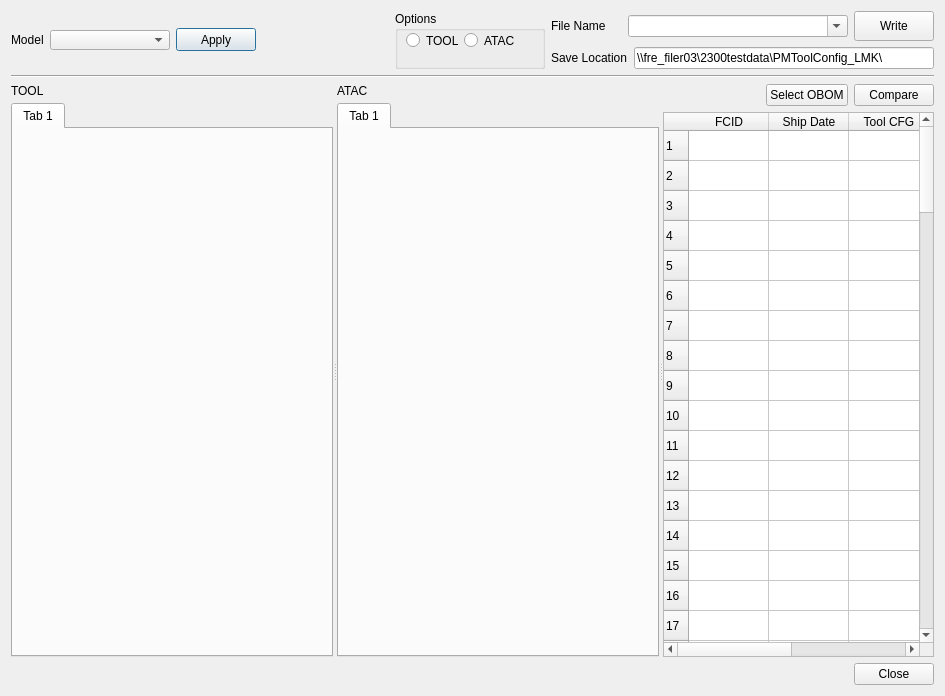
<?xml version="1.0" encoding="UTF-8"?>
<ui version="4.0">
 <class>Dialog</class>
 <widget class="QDialog" name="Dialog">
  <property name="geometry">
   <rect>
    <x>0</x>
    <y>0</y>
    <width>945</width>
    <height>696</height>
   </rect>
  </property>
  <property name="windowTitle">
   <string>Dialog</string>
  </property>
  <layout class="QVBoxLayout" name="verticalLayout_3">
   <item>
    <layout class="QHBoxLayout" name="horizontalLayout_8">
     <item>
      <layout class="QHBoxLayout" name="horizontalLayout_5">
       <item>
        <widget class="QLabel" name="label">
         <property name="maximumSize">
          <size>
           <width>41</width>
           <height>23</height>
          </size>
         </property>
         <property name="text">
          <string>Model</string>
         </property>
        </widget>
       </item>
       <item>
        <widget class="QComboBox" name="cbx_model">
         <property name="minimumSize">
          <size>
           <width>120</width>
           <height>0</height>
          </size>
         </property>
         <property name="maximumSize">
          <size>
           <width>175</width>
           <height>20</height>
          </size>
         </property>
        </widget>
       </item>
       <item>
        <widget class="QPushButton" name="btn_apply">
         <property name="maximumSize">
          <size>
           <width>91</width>
           <height>23</height>
          </size>
         </property>
         <property name="text">
          <string>Apply</string>
         </property>
        </widget>
       </item>
       <item>
        <spacer name="horizontalSpacer_3">
         <property name="orientation">
          <enum>Qt::Horizontal</enum>
         </property>
         <property name="sizeHint" stdset="0">
          <size>
           <width>40</width>
           <height>20</height>
          </size>
         </property>
        </spacer>
       </item>
      </layout>
     </item>
     <item>
      <layout class="QHBoxLayout" name="horizontalLayout_6">
       <item>
        <widget class="QGroupBox" name="groupBox">
         <property name="minimumSize">
          <size>
           <width>150</width>
           <height>41</height>
          </size>
         </property>
         <property name="maximumSize">
          <size>
           <width>16777215</width>
           <height>100</height>
          </size>
         </property>
         <property name="title">
          <string>Options</string>
         </property>
         <widget class="QWidget" name="layoutWidget">
          <property name="geometry">
           <rect>
            <x>11</x>
            <y>20</y>
            <width>108</width>
            <height>19</height>
           </rect>
          </property>
          <layout class="QHBoxLayout" name="horizontalLayout_7">
           <item>
            <widget class="QRadioButton" name="radioButton_tool">
             <property name="text">
              <string>TOOL</string>
             </property>
            </widget>
           </item>
           <item>
            <widget class="QRadioButton" name="radioButton_atac">
             <property name="minimumSize">
              <size>
               <width>50</width>
               <height>0</height>
              </size>
             </property>
             <property name="maximumSize">
              <size>
               <width>100</width>
               <height>16777215</height>
              </size>
             </property>
             <property name="text">
              <string>ATAC</string>
             </property>
            </widget>
           </item>
          </layout>
         </widget>
        </widget>
       </item>
       <item>
        <layout class="QVBoxLayout" name="verticalLayout_2">
         <item>
          <layout class="QHBoxLayout" name="horizontalLayout_3">
           <item>
            <widget class="QLabel" name="label_2">
             <property name="minimumSize">
              <size>
               <width>71</width>
               <height>20</height>
              </size>
             </property>
             <property name="maximumSize">
              <size>
               <width>71</width>
               <height>16777215</height>
              </size>
             </property>
             <property name="text">
              <string>File Name</string>
             </property>
            </widget>
           </item>
           <item>
            <widget class="QComboBox" name="cbx_file">
             <property name="editable">
              <bool>true</bool>
             </property>
            </widget>
           </item>
           <item>
            <widget class="QPushButton" name="btn_write">
             <property name="sizePolicy">
              <sizepolicy hsizetype="Minimum" vsizetype="Preferred">
               <horstretch>0</horstretch>
               <verstretch>0</verstretch>
              </sizepolicy>
             </property>
             <property name="maximumSize">
              <size>
               <width>80</width>
               <height>30</height>
              </size>
             </property>
             <property name="text">
              <string>Write</string>
             </property>
            </widget>
           </item>
          </layout>
         </item>
         <item>
          <layout class="QHBoxLayout" name="horizontalLayout_2">
           <item>
            <widget class="QLabel" name="label_3">
             <property name="minimumSize">
              <size>
               <width>71</width>
               <height>0</height>
              </size>
             </property>
             <property name="text">
              <string>Save Location</string>
             </property>
            </widget>
           </item>
           <item>
            <widget class="QLineEdit" name="edit_dir">
             <property name="minimumSize">
              <size>
               <width>300</width>
               <height>0</height>
              </size>
             </property>
             <property name="text">
              <string>\\fre_filer03\2300testdata\PMToolConfig_LMK\</string>
             </property>
            </widget>
           </item>
          </layout>
         </item>
        </layout>
       </item>
      </layout>
     </item>
    </layout>
   </item>
   <item>
    <widget class="Line" name="line">
     <property name="orientation">
      <enum>Qt::Horizontal</enum>
     </property>
    </widget>
   </item>
   <item>
    <widget class="QSplitter" name="splitter">
     <property name="orientation">
      <enum>Qt::Horizontal</enum>
     </property>
     <widget class="QWidget" name="layoutWidget">
      <layout class="QVBoxLayout" name="verticalLayout_4">
       <item>
        <widget class="QLabel" name="label_5">
         <property name="maximumSize">
          <size>
           <width>321</width>
           <height>13</height>
          </size>
         </property>
         <property name="text">
          <string>TOOL</string>
         </property>
        </widget>
       </item>
       <item>
        <widget class="QTabWidget" name="tabWidget_tool">
         <property name="sizePolicy">
          <sizepolicy hsizetype="Preferred" vsizetype="Preferred">
           <horstretch>0</horstretch>
           <verstretch>0</verstretch>
          </sizepolicy>
         </property>
         <property name="minimumSize">
          <size>
           <width>300</width>
           <height>300</height>
          </size>
         </property>
         <property name="maximumSize">
          <size>
           <width>16777215</width>
           <height>16777215</height>
          </size>
         </property>
         <property name="currentIndex">
          <number>0</number>
         </property>
         <widget class="QWidget" name="tab_1">
          <property name="minimumSize">
           <size>
            <width>300</width>
            <height>0</height>
           </size>
          </property>
          <property name="autoFillBackground">
           <bool>false</bool>
          </property>
          <attribute name="title">
           <string>Tab 1</string>
          </attribute>
         </widget>
        </widget>
       </item>
      </layout>
     </widget>
     <widget class="QWidget" name="layoutWidget">
      <layout class="QVBoxLayout" name="verticalLayout_5">
       <item>
        <widget class="QLabel" name="label_6">
         <property name="maximumSize">
          <size>
           <width>321</width>
           <height>13</height>
          </size>
         </property>
         <property name="text">
          <string>ATAC</string>
         </property>
        </widget>
       </item>
       <item>
        <widget class="QTabWidget" name="tabWidget_atac">
         <property name="sizePolicy">
          <sizepolicy hsizetype="Preferred" vsizetype="Preferred">
           <horstretch>0</horstretch>
           <verstretch>0</verstretch>
          </sizepolicy>
         </property>
         <property name="minimumSize">
          <size>
           <width>300</width>
           <height>300</height>
          </size>
         </property>
         <property name="maximumSize">
          <size>
           <width>16777215</width>
           <height>16777215</height>
          </size>
         </property>
         <property name="currentIndex">
          <number>0</number>
         </property>
         <widget class="QWidget" name="tab_2">
          <property name="minimumSize">
           <size>
            <width>300</width>
            <height>0</height>
           </size>
          </property>
          <property name="autoFillBackground">
           <bool>false</bool>
          </property>
          <attribute name="title">
           <string>Tab 1</string>
          </attribute>
         </widget>
        </widget>
       </item>
      </layout>
     </widget>
     <widget class="QWidget" name="layoutWidget">
      <layout class="QVBoxLayout" name="verticalLayout">
       <item>
        <layout class="QHBoxLayout" name="horizontalLayout">
         <item>
          <spacer name="horizontalSpacer">
           <property name="orientation">
            <enum>Qt::Horizontal</enum>
           </property>
           <property name="sizeHint" stdset="0">
            <size>
             <width>40</width>
             <height>20</height>
            </size>
           </property>
          </spacer>
         </item>
         <item>
          <widget class="QPushButton" name="btn_obom">
           <property name="maximumSize">
            <size>
             <width>91</width>
             <height>23</height>
            </size>
           </property>
           <property name="text">
            <string>Select OBOM</string>
           </property>
          </widget>
         </item>
         <item>
          <widget class="QPushButton" name="btn_compare">
           <property name="maximumSize">
            <size>
             <width>91</width>
             <height>23</height>
            </size>
           </property>
           <property name="text">
            <string>Compare</string>
           </property>
          </widget>
         </item>
        </layout>
       </item>
       <item>
        <widget class="QTableWidget" name="table_mps">
         <property name="rowCount">
          <number>100</number>
         </property>
         <attribute name="horizontalHeaderDefaultSectionSize">
          <number>80</number>
         </attribute>
         <row/>
         <row/>
         <row/>
         <row/>
         <row/>
         <row/>
         <row/>
         <row/>
         <row/>
         <row/>
         <row/>
         <row/>
         <row/>
         <row/>
         <row/>
         <row/>
         <row/>
         <row/>
         <row/>
         <row/>
         <row/>
         <row/>
         <row/>
         <row/>
         <row/>
         <row/>
         <row/>
         <row/>
         <row/>
         <row/>
         <row/>
         <row/>
         <row/>
         <row/>
         <row/>
         <row/>
         <row/>
         <row/>
         <row/>
         <row/>
         <row/>
         <row/>
         <row/>
         <row/>
         <row/>
         <row/>
         <row/>
         <row/>
         <row/>
         <row/>
         <row/>
         <row/>
         <row/>
         <row/>
         <row/>
         <row/>
         <row/>
         <row/>
         <row/>
         <row/>
         <row/>
         <row/>
         <row/>
         <row/>
         <row/>
         <row/>
         <row/>
         <row/>
         <row/>
         <row/>
         <row/>
         <row/>
         <row/>
         <row/>
         <row/>
         <row/>
         <row/>
         <row/>
         <row/>
         <row/>
         <row/>
         <row/>
         <row/>
         <row/>
         <row/>
         <row/>
         <row/>
         <row/>
         <row/>
         <row/>
         <row/>
         <row/>
         <row/>
         <row/>
         <row/>
         <row/>
         <row/>
         <row/>
         <row/>
         <row/>
         <column>
          <property name="text">
           <string>FCID</string>
          </property>
         </column>
         <column>
          <property name="text">
           <string>Ship Date</string>
          </property>
         </column>
         <column>
          <property name="text">
           <string>Tool CFG</string>
          </property>
         </column>
         <column>
          <property name="text">
           <string>ATAC CFG</string>
          </property>
         </column>
        </widget>
       </item>
      </layout>
     </widget>
    </widget>
   </item>
   <item>
    <layout class="QHBoxLayout" name="horizontalLayout_4">
     <item>
      <spacer name="horizontalSpacer_2">
       <property name="orientation">
        <enum>Qt::Horizontal</enum>
       </property>
       <property name="sizeHint" stdset="0">
        <size>
         <width>40</width>
         <height>20</height>
        </size>
       </property>
      </spacer>
     </item>
     <item>
      <widget class="QPushButton" name="pushButton">
       <property name="text">
        <string>Close</string>
       </property>
      </widget>
     </item>
    </layout>
   </item>
  </layout>
 </widget>
 <resources/>
 <connections/>
</ui>
